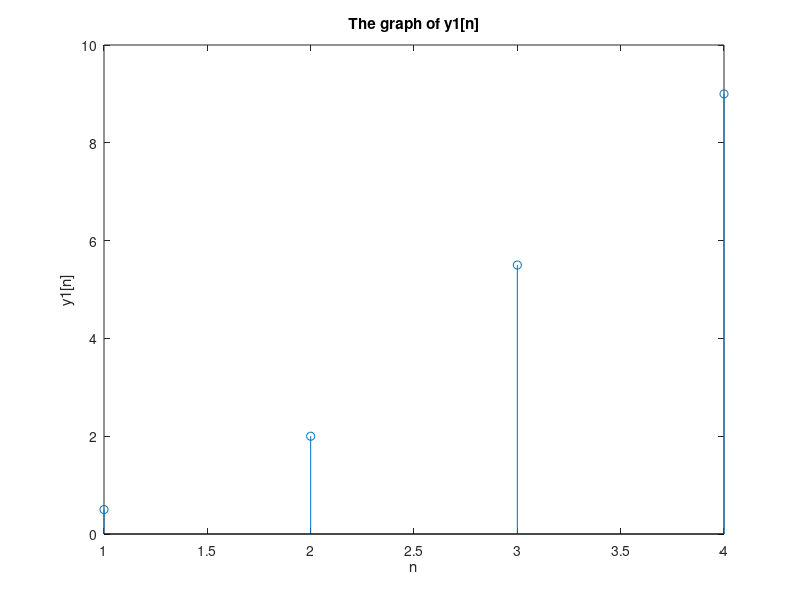
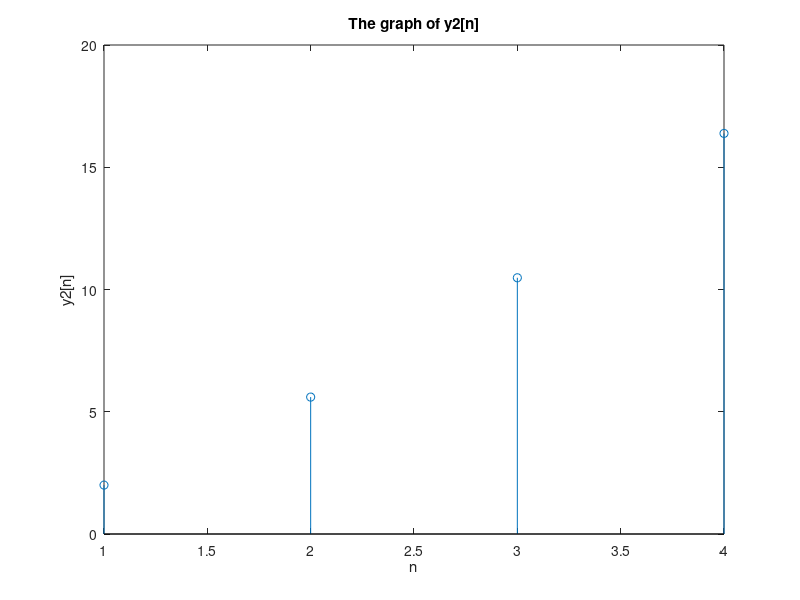
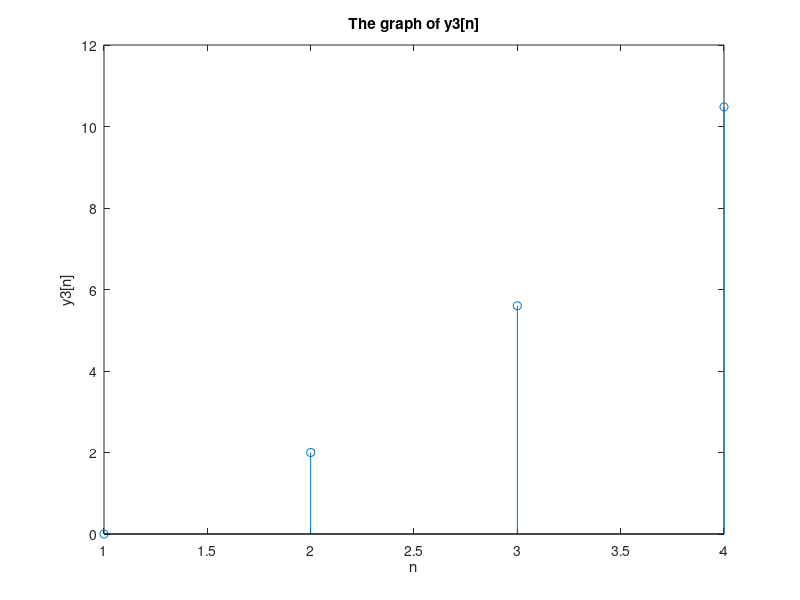
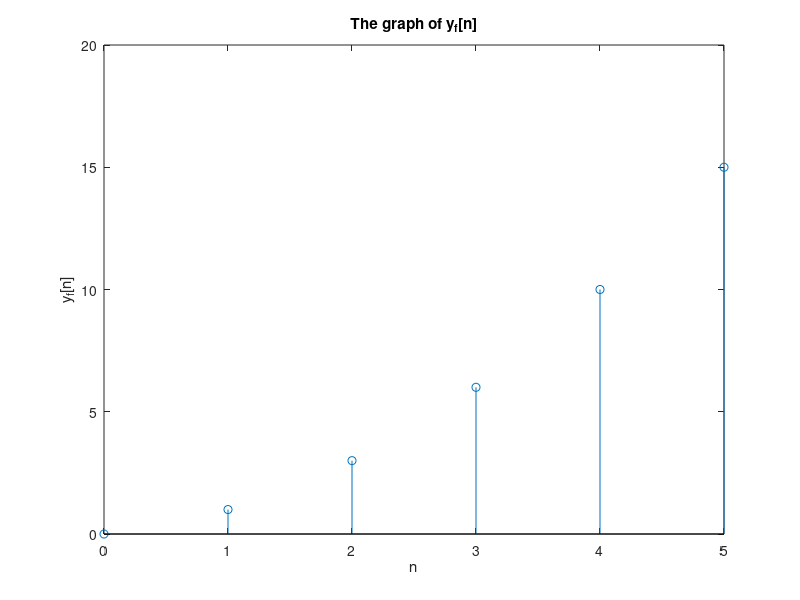

Write MATLAB code to recreate these figures, in order.
%Name: Matlab/CUDA: Signals and Systems Lab 4th
%Auther: Changgang Zheng
%Student Number UESTC:2016200302027
%Student Number UoG:2289258z
%Institution: Glasgow College UESCT
%Question: Perform convolution. 2.2(a)(b)(c)(d)(e)(f)(g)


function  problem_1st
    %% problem a
    a1=[1];
    b1=[0.5 1 2];
    %%
    
    %% problem b
    
    a2=[1 -0.8];
    b2=[2];
    
    %%
    
    %% problem c
        
    a3=[1 -0.8];
    b3=[0 2];
    %%
    
    %% problem d
    n=[1:4];
    x=[1 2 3 4];
    y1=filter(b1,a1,x);
    y2=filter(b2,a2,x);
    y3=filter(b3,a3,x);
  
    
    figure;                         % create a new window for plotting
    stem(n,y1);                     % plot the picture
    title('The graph of y1[n]');    % name the title of the figure as 'The graph of y1[n]'
    xlabel('n');                    % name the label of x-axis as 't'
    ylabel('y1[n]');                % name the label of y-axis as 'y1[t]'
    
    figure;                         % create a new window for plotting
    stem(n,y2);                     % plot the picture
    title('The graph of y2[n]');    % name the title of the figure as 'The graph of y2[n]'
    xlabel('n');                    % name the label of x-axis as 't'
    ylabel('y2[n]');                % name the label of y-axis as 'y2[t]'
    
    figure;                         % create a new window for plotting
    stem(n,y3);                     % plot the picture
    title('The graph of y3[n]');    % name the title of the figure as 'The graph of y3[n]'
    xlabel('n');                    % name the label of x-axis as 't'
    ylabel('y3[n]');                % name the label of y-axis as 'y3[t]'
    %%
    %% problem e
    x_e=ones(1,6);
    n_x=[0:5];
    h=[0:5];
    
    %%
    
    %% problem f
    
    y_f=filter(h,1,x_e);

    figure;                         % create a new window for plotting
    stem(n_x,y_f);                  % plot the picture
    title('The graph of y_f[n]');   % name the title of the figure as 'The graph of y_f[n]'
    xlabel('n');                    % name the label of x-axis as 't'
    ylabel('y_f[n]');               % name the label of y-axis as 'y_f[t]'
    %%
    
    %% problem g
    x_g=[ones(1,6) zeros(1,5)];
    y_g=filter(h,1,x_g);
    
    figure;                         % create a new window for plotting
    stem([0:10],y_g);               % plot the picture
    title('The graph of y_g[n]');   % name the title of the figure as 'The graph of y_g[n]'
    xlabel('n');                    % name the label of x-axis as 't'
    ylabel('y_g[n]');               % name the label of y-axis as 'y_g[t]'
    
    %%
    
    
    %{
    h_h=[0:5];
    
    y2_i=filter(h_h,1,x_e);
    stem([-5:0],y2_i);
    
    x2_j=[x_e zeros(1,5)]
    %}
    
    